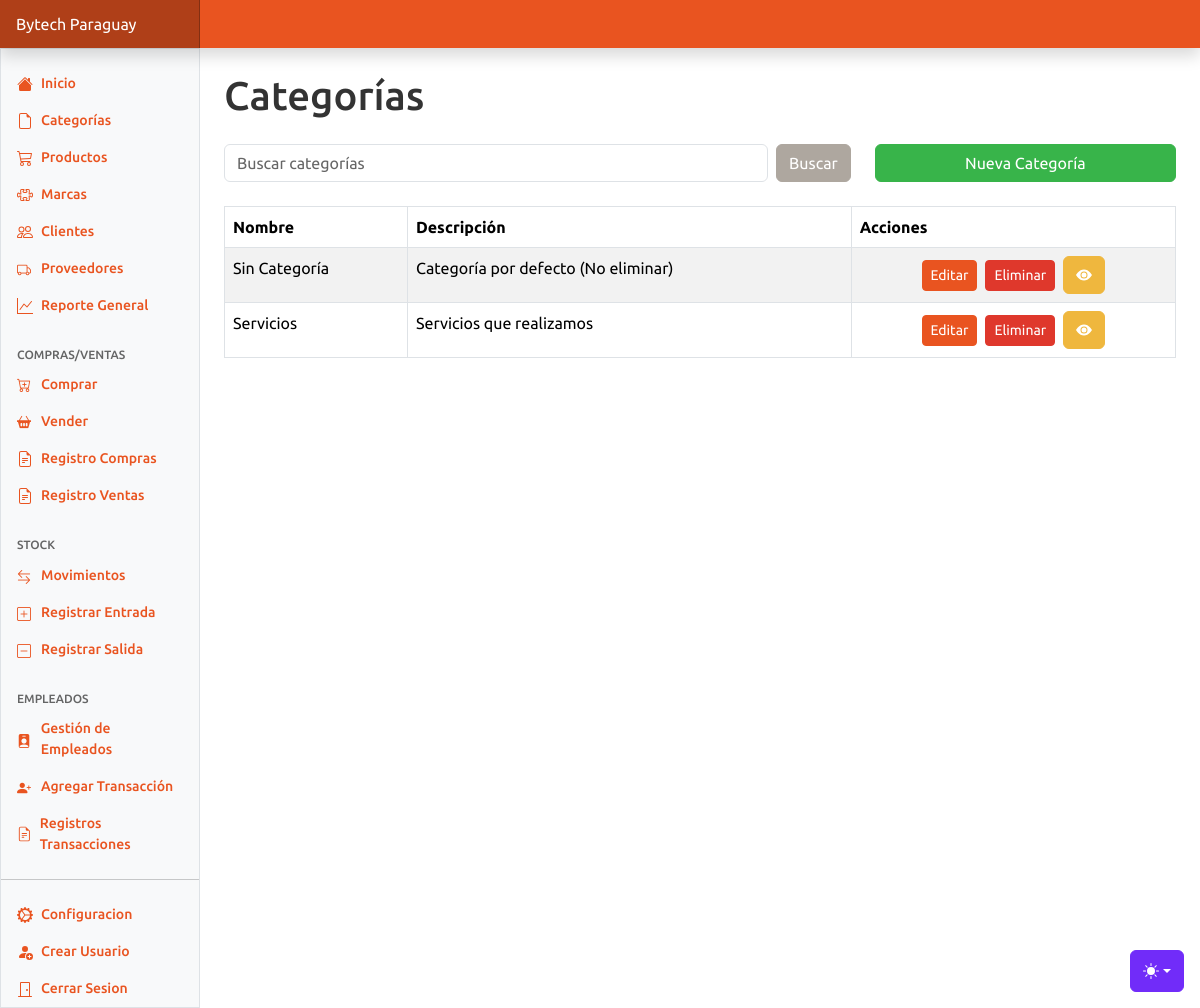
/categorias.php (signed in), run on the app's committed database.
### tables this page shows
CREATE TABLE `categorias` (
  `id` int(11) NOT NULL,
  `nombre` varchar(100) NOT NULL,
  `descripcion` text DEFAULT NULL
);

### categorias.php (the view, shortened to what this page needs)
<?php
require "config/start.php";
$search = $_GET['search'] ?? '';
$sql = "SELECT * FROM categorias WHERE nombre LIKE ?";
$stmt = $pdo->prepare($sql);
$stmt->execute(['%' . $search . '%']);
$categorias = $stmt->fetchAll(PDO::FETCH_ASSOC);
?>
<!DOCTYPE html>
<html lang="es">
<head>
    <?php include 'components/head.php'?>
</head>
<body>
<?php include 'components/header.php'?>
<main class="col-md-9 ms-sm-auto col-lg-10 px-md-4">
    <h1 class="my-4">Categorías</h1>
    <div class="row mb-4">
        <div class="col-12 col-md-8">
            <form class="d-flex" method="get" action="categorias.php">
                <input class="form-control me-2" type="text" name="search" placeholder="Buscar categorías">
                <input class="btn btn-secondary" type="submit" value="Buscar">
            </form>
        </div>
        <div class="col-12 col-md-4 mt-2 mt-md-0 text-md-end">
            <button type="button" data-bs-toggle="modal" data-bs-target="#addCategoryModal" class="btn btn-success w-100 w-md-auto">Nueva Categoría</button>
        </div>
    </div>
    <div class="table-responsive">
        <table class="table table-striped table-bordered">
            <thead>
                <tr>
                    <th>Nombre</th>
                    <th>Descripción</th>
                    <th>Acciones</th>
                </tr>
            </thead>
            <tbody>
                <?php foreach ($categorias as $categoria): ?>
                <tr>
                    <td><?= $categoria['nombre'] ?></td>
                    <td><?= $categoria['descripcion'] ?></td>
                    <td>
                        <div class="d-flex justify-content-center align-items-center h-100">
                            <button class="btn btn-primary btn-sm" data-bs-toggle="modal" data-bs-target="#editCategoryModal" data-id="<?= $categoria['id'] ?>" data-nombre="<?= $categoria['nombre'] ?>" data-descripcion="<?= $categoria['descripcion'] ?>">Editar</button>
                            <button class="btn btn-danger btn-sm ms-2" data-bs-toggle="modal" data-bs-target="#deleteCategoryModal" data-id="<?= $categoria['id'] ?>">Eliminar</button>
                            <a class="btn btn-warning ms-2" href="productos.php?category=<?= $categoria['id'] ?>"><svg xmlns="http://www.w3.org/2000/svg" width="16" height="16" fill="currentColor" class="bi bi-eye-fill" viewBox="0 0 16 16">
  <path d="M10.5 8a2.5 2.5 0 1 1-5 0 2.5 2.5 0 0 1 5 0"/>
  <path d="M0 8s3-5.5 8-5.5S16 8 16 8s-3 5.5-8 5.5S0 8 0 8m8 3.5a3.5 3.5 0 1 0 0-7 3.5 3.5 0 0 0 0 7"/>
</svg></a>
                        </div>
                    </td>
                </tr>
                <?php endforeach; ?>
            </tbody>
        </table>
    </div>
</main>
<?php include 'components/footer.php'?>
</body>
</html>

### components/dashboard.css (style rules this page uses)
.bi { display: inline-block; width: 1rem; height: 1rem; }

### components/head.php (style rules this page uses)
.bi { vertical-align: -.125em; fill: currentColor; }

### data on the page
categorias: nombre "Sin Categoría", descripcion "Categoría por defecto (No eliminar)"
categorias: nombre "Servicios", descripcion "Servicios que realizamos"
